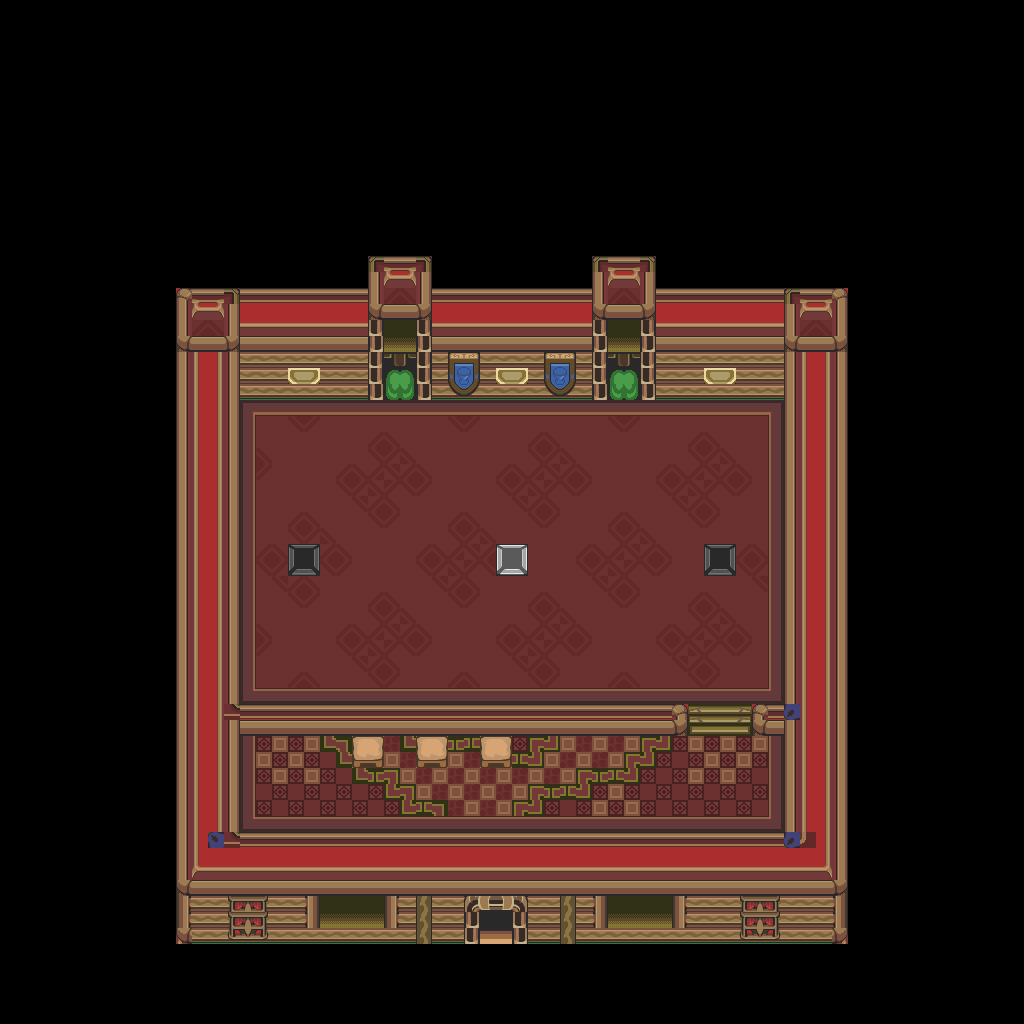

This game map was drawn from its Tiled (.tmx) file and the tilesets committed beside it. A one-line description and the trimmed map source follow:
An orthogonal 64x64 tile map with 16x16 px tiles, 1 tile layer (base), 1 hidden layer not drawn and 22 objects.

<map version="1.10" tiledversion="1.12.1" orientation="orthogonal" renderorder="right-down" width="64" height="64" tilewidth="16" tileheight="16" infinite="0" nextlayerid="3" nextobjectid="23">
 <tileset firstgid="1" source="../classiciphone_pics4.tsx" />
 <layer id="1" name="base" width="64" height="64">
  <data>[4096 cells, 4096 non-empty, 104 distinct tile ids]</data>
 </layer>
 <layer id="2" name="collision" width="64" height="64" visible="0">
  <properties><property name="collision" value="true" /></properties>
  <data>[4096 cells, 3204 non-empty, 1 distinct tile ids]</data>
 </layer>
 <objectgroup id="3" name="npcs">
  <object id="1" x="416.0" y="736.0" width="16" height="16">
   <properties>
    <property name="gani" value="amz_chair.png" />
    <property name="script" type="string">-- Auto-converted from GraalScript
-- // NPC made by Mighty
-- [CLIENT-SIDE — server no-op]
-- if (created) {
-- drawunderplayer;
-- dontblock;
-- }</property>
   </properties>
  </object>
  <object id="2" x="352.0" y="736.0" width="16" height="16">
   <properties>
    <property name="gani" value="amz_chair.png" />
    <property name="script" type="string">-- Auto-converted from GraalScript
-- // NPC made by Mighty
-- [CLIENT-SIDE — server no-op]
-- if (created) {
-- drawunderplayer;
-- dontblock;
-- }</property>
   </properties>
  </object>
  <object id="3" x="480.0" y="736.0" width="16" height="16">
   <properties>
    <property name="gani" value="amz_chair.png" />
    <property name="script" type="string">-- Auto-converted from GraalScript
-- // NPC made by Mighty
-- [CLIENT-SIDE — server no-op]
-- if (created) {
-- drawunderplayer;
-- dontblock;
-- }</property>
   </properties>
  </object>
  <object id="4" x="688.0" y="704.0" width="16" height="16">
   <properties>
    <property name="gani" value="block.png" />
    <property name="script" type="string">-- Auto-converted from GraalScript
-- function onPlayerchats() {
-- if (player.chat == "close") {
-- show();
-- blockagain();
end
-- if (player.chat == "open") {
-- hide();
-- dontblock();
end
end</property>
   </properties>
  </object>
  <object id="5" x="608.0" y="320.0" width="16" height="16">
   <properties>
    <property name="gani" value="classic_window.png" />
    <property name="script" type="string">-- Auto-converted from GraalScript
-- // NPC made by Mighty</property>
   </properties>
  </object>
  <object id="6" x="384.0" y="320.0" width="16" height="16">
   <properties>
    <property name="gani" value="classic_window.png" />
    <property name="script" type="string">-- Auto-converted from GraalScript
-- // NPC made by Mighty</property>
   </properties>
  </object>
  <object id="7" x="496.0" y="352.0" width="16" height="16">
   <properties>
    <property name="gani" value="pottedplant.png" />
    <property name="script" type="string">-- Auto-converted from GraalScript
-- // NPC made by Mighty</property>
   </properties>
  </object>
  <object id="8" x="704.0" y="352.0" width="16" height="16">
   <properties>
    <property name="gani" value="pottedplant.png" />
    <property name="script" type="string">-- Auto-converted from GraalScript
-- // NPC made by Mighty</property>
   </properties>
  </object>
  <object id="9" x="288.0" y="352.0" width="16" height="16">
   <properties>
    <property name="gani" value="pottedplant.png" />
    <property name="script" type="string">-- Auto-converted from GraalScript
-- // NPC made by Mighty</property>
   </properties>
  </object>
  <object id="10" x="720.0" y="704.0" width="16" height="16">
   <properties>
    <property name="gani" value="block.png" />
    <property name="script" type="string">-- Auto-converted from GraalScript
-- function onPlayerchats() {
-- if (player.chat == "close") {
-- show();
-- blockagain();
end
-- if (player.chat == "open") {
-- hide();
-- dontblock();
end
end</property>
   </properties>
  </object>
  <object id="11" x="496.0" y="224.0" width="16" height="16">
   <properties>
    <property name="script" type="string">-- Auto-converted from GraalScript
-- function onPlayerchats() {
-- if ((playerx in &lt;16.5,45.5&gt; &amp;&amp; playery in &lt;17.5,37.5&gt;) &amp;&amp; player.chat == "start"){
-- temp.bomb = putnpc2(30.5,32.82,"join bomb;");
-- temp.bomb.trigger("Activate",NULL);
end
end</property>
   </properties>
  </object>
  <object id="12" x="448.0" y="224.0" width="16" height="16">
   <properties>
    <property name="script" type="string">-- Auto-converted from GraalScript
-- // NPC made by Mighty
-- [CLIENT-SIDE — server no-op]
-- if (playerenters){
-- this.focus = 0;
-- }
-- if (playerdies) {
-- this.focus = 0;
-- resetfocus;
-- }
-- 
-- if (playerchats) {
-- if (strequals(#c,focus on)) {
-- if (this.focus = 0) {
-- this.focus = 1;
-- timereverywhere;
-- timeout = .05;}}
-- elseif (strequals(#c,focus off)) {
-- this.focus = 0;
-- resetfocus;
-- }
-- }
-- if (timeout) {
-- if (this.focus == 1) {
-- setfocus 30.5,32.5;
-- timeout = .05;
-- }}</property>
   </properties>
  </object>
  <object id="13" x="544.0" y="224.0" width="16" height="16">
   <properties>
    <property name="script" type="string">-- Auto-converted from GraalScript
-- join("level_sparlevel");</property>
   </properties>
  </object>
  <object id="14" x="272.0" y="736.0" width="16" height="16">
   <properties>
    <property name="gani" value="bigheart.png" />
    <property name="script" type="string">-- Auto-converted from GraalScript
-- function onPlayerTouchsMe() {
-- player.fullheal();
end</property>
   </properties>
  </object>
  <object id="15" x="608.0" y="896.0" width="16" height="16">
   <properties>
    <property name="gani" value="classic_window.png" />
    <property name="script" type="string">-- Auto-converted from GraalScript
-- // NPC made by Mighty</property>
   </properties>
  </object>
  <object id="16" x="640.0" y="896.0" width="16" height="16">
   <properties>
    <property name="gani" value="classic_window.png" />
    <property name="script" type="string">-- Auto-converted from GraalScript
-- // NPC made by Mighty</property>
   </properties>
  </object>
  <object id="17" x="352.0" y="896.0" width="16" height="16">
   <properties>
    <property name="gani" value="classic_window.png" />
    <property name="script" type="string">-- Auto-converted from GraalScript
-- // NPC made by Mighty</property>
   </properties>
  </object>
  <object id="18" x="320.0" y="896.0" width="16" height="16">
   <properties>
    <property name="gani" value="classic_window.png" />
    <property name="script" type="string">-- Auto-converted from GraalScript
-- // NPC made by Mighty</property>
   </properties>
  </object>
  <object id="19" x="624.0" y="896.0" width="16" height="16">
   <properties>
    <property name="gani" value="pottedplant.png" />
    <property name="script" type="string">-- Auto-converted from GraalScript
-- // NPC made by Mighty</property>
   </properties>
  </object>
  <object id="20" x="336.0" y="896.0" width="16" height="16">
   <properties>
    <property name="gani" value="pottedplant.png" />
    <property name="script" type="string">-- Auto-converted from GraalScript
-- // NPC made by Mighty</property>
   </properties>
  </object>
  <object id="21" x="544.0" y="352.0" width="16" height="16">
   <properties>
    <property name="gani" value="sncoutsidesign.png" />
    <property name="script" type="string">-- Auto-converted from GraalScript
-- // NPC made by Mighty
-- [CLIENT-SIDE — server no-op]
-- if (created) {
-- drawunderplayer;
-- }</property>
   </properties>
  </object>
  <object id="22" x="448.0" y="352.0" width="16" height="16">
   <properties>
    <property name="gani" value="sncoutsidesign2.png" />
    <property name="script" type="string">-- Auto-converted from GraalScript
-- // NPC made by Mighty
-- [CLIENT-SIDE — server no-op]
-- if (created) {
-- drawunderplayer;
-- }</property>
   </properties>
  </object>
 </objectgroup>
</map>
